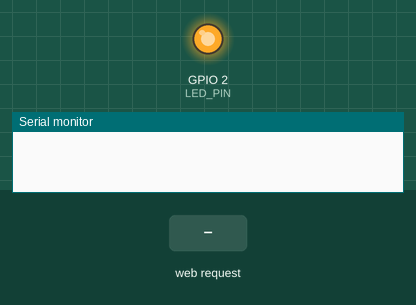
This sketch was run on a simulated ESP32. On the bench: output pins drawn as LEDs (lit = HIGH), the last lines printed to the serial monitor. Inputs (shaded band) come from the test bench. WiFi joins after 1.5 s; servers stay silent unless stated; uploads are accepted with an empty reply; EEPROM starts erased.

Above: at 4.3 s.
4.4 s: HTTP request GET /?fade received
At 5.46 s:
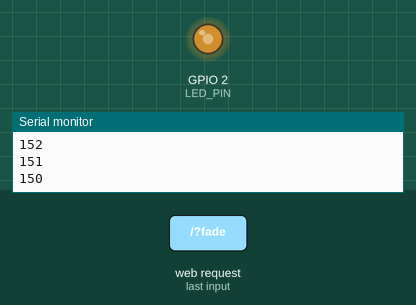
At 7.2 s:
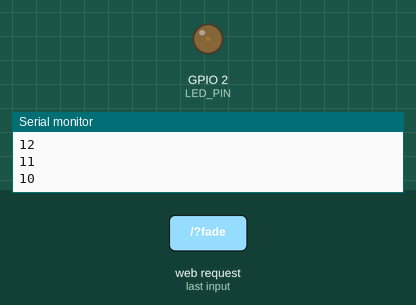
7.4 s: HTTP request GET /?rise received
At 8.1 s:
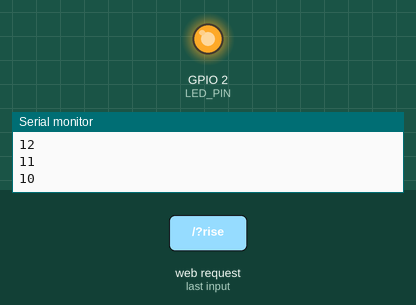
Timing chart, 0 to 10.4 s (numbered marks = the images above; inputs shaded):
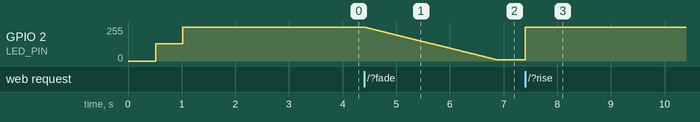

The sketch:

esp32LedDimmer.ino
```cpp
// WIFI LED-dimmer on ESP32 with smooth starting, fading, rising, stoping, http remote via GET, bluetooth remote(fade, rise), OTA update from remote server.
// Set ssid and password for WIFI connection to AP, host and bin strings for OTA, ESP_BT.begin("ESP32") for visible bluetooth name.
// Development by vansatchen.

#include <WiFi.h>
#include <Update.h>
#include <EEPROM.h>
//#include "BluetoothSerial.h"
#include "auth.h"

#define FW_VERSION 1002

//BluetoothSerial ESP_BT;

// For OTA update
long contentLength = 0;
bool isValidContentType = false;
String host = "192.168.1.159";
#define port 80
#define phpfile "/UpgradeFW/update.php"
#define bin "esp32LedDimmer.bin"

// Utility to extract header value from headers
String getHeaderValue(String header, String headerName) {
  return header.substring(strlen(headerName.c_str()));
}

WiFiServer server(port);
WiFiClient client;

String header;  // Variable to store the HTTP request

// For ledPWM
#define LEDC_CHANNEL_0     0
#define LEDC_TIMER_13_BIT  13
#define LEDC_BASE_FREQ     5000
#define LED_PIN            2
#define EEPROM_SIZE 1
int ledState = 255;
#define brightness         0
#define fadeState          10

//String incoming;  // BT variable

void ledcAnalogWrite(uint8_t channel, uint32_t value, uint32_t valueMax = 255) {
  uint32_t duty = (8191 / valueMax) * min(value, valueMax);  // calculate duty, 8191 from 2 ^ 13 - 1
  ledcWrite(channel, duty);  // write duty to LEDC
}

// Domoticz
String domoserver = "192.168.1.44";
#define domoport 8080

void setup() {
  EEPROM.begin(EEPROM_SIZE);
  ledState = EEPROM.read(0);

  // set the LED to the last stored state
  ledcSetup(LEDC_CHANNEL_0, LEDC_BASE_FREQ, LEDC_TIMER_13_BIT);
  ledcAttachPin(LED_PIN, LEDC_CHANNEL_0);

  // smooth start
  for(int rise=0; rise <= ledState; rise++){
    ledcAnalogWrite(LEDC_CHANNEL_0, rise);
    delay(4);
  }

  // Connect to Wi-Fi network with SSID and password
  WiFi.begin(ssid, password);
  while (WiFi.status() != WL_CONNECTED) {
    delay(500);
  }

  server.begin();

//  ESP_BT.begin("uguLed1");  // BT

  execOTA();  // Execute OTA Update

  domoUpdate(1, 14);
  domoUpdate(1, 29);
}

void loop(){
  WiFiClient client = server.available();   // Listen for incoming clients

  if (client) {                             // If a new client connects,
    String currentLine = "";                // make a String to hold incoming data from the client
    while (client.connected()) {            // loop while the client's connected
      if (client.available()) {             // if there's bytes to read from the client,
        char c = client.read();             // read a byte, then
        header += c;
        if (c == '\n') {                    // if the byte is a newline character
          // if the current line is blank, you got two newline characters in a row.
          // that's the end of the client HTTP request, so send a response:
          if (currentLine.length() == 0) {
            // HTTP headers always start with a response code (e.g. HTTP/1.1 200 OK)
            // and a content-type so the client knows what's coming, then a blank line:
            client.println("HTTP/1.1 200 OK");
            client.println("Content-type:text/html");
            client.println("Connection: close");
            client.println();

            // turns the GPIOs pwm. Use variables like off, fade, rise or pwm=N, where N: 1-255
            if (header.indexOf("GET /?off") >= 0) {
              ledcAnalogWrite(LEDC_CHANNEL_0, 0);
            }
            if (header.indexOf("GET /?fade") >= 0) {
              for (int i=ledState; i >= fadeState; i-=1){
                Serial.println(i);
                ledcAnalogWrite(LEDC_CHANNEL_0, i);
                delay(10);
              }
            }
            if (header.indexOf("GET /?rise") >= 0) {
              ledcAnalogWrite(LEDC_CHANNEL_0, ledState);
            }
            if (header.indexOf("?pwm=") >= 0) {
              header.replace("GET /?pwm=", "");
              header.replace(" HTTP/1.1", "");
              int pwmval = atoi(header.c_str());
              if (pwmval >= 255) {
                pwmval = 255;
              }
              if (pwmval <= 255 && pwmval > 0) {
                ledcAnalogWrite(LEDC_CHANNEL_0, pwmval);
                ledState = pwmval;
                EEPROM.write(0, pwmval);
                EEPROM.commit();
              }
            }

            // The HTTP response ends with another blank line
            client.println();
            break;
          } else { // if you got a newline, then clear currentLine
            currentLine = "";
          }
        } else if (c != '\r') {  // if you got anything else but a carriage return character,
          currentLine += c;      // add it to the end of the currentLine
        }
      }
    }
    header = "";  // Clear the header variable
    client.stop();  // Close the connection
  }
  // BT
/*  while(ESP_BT.available()){
    incoming = "";
    for(int i = 0; i < 4; i++) {
      incoming.concat(ESP_BT.read());
    }
    if (incoming == "10297100101"){ // fade
      for (int i=ledState; i >= fadeState; i-=1){
        ledcAnalogWrite(LEDC_CHANNEL_0, i);
        delay(10);
      }
    }
    if (incoming == "114105115101"){ // rise
      ledcAnalogWrite(LEDC_CHANNEL_0, ledState);
    }
  }*/
}

// OTA Logic
void execOTA() {
  if (client.connect(host.c_str(), port)) {
    // Connection Succeed. Fecthing the bin

    // Get the contents of the bin file
    client.print(String("GET ") + phpfile + "?file=" + bin + "&" + "FW_VERSION=" + FW_VERSION + " HTTP/1.1\r\n" +
                 "Host: " + host + "\r\n" +
                 "Cache-Control: no-cache\r\n" +
                 "Connection: close\r\n\r\n");
    unsigned long timeout = millis();
    while (client.available() == 0) {
      if (millis() - timeout > 5000) {
        client.stop();
        return;
      }
    }

    // Once the response is available, check stuff
    while (client.available()) {
      // read line till /n
      String line = client.readStringUntil('\n');
      // remove space, to check if the line is end of headers
      line.trim();

      // if the the line is empty, this is end of headers
      // break the while and feed the remaining `client` to the Update.writeStream();
      if (!line.length()) {
        //headers ended
        break; // and get the OTA started
      }

      // Check if the HTTP Response is 200 else break and Exit Update
      if (line.startsWith("HTTP/1.1")) {
        if (line.indexOf("200") < 0) {
          break;
        }
      }

      // extract headers here. Start with content length
      if (line.startsWith("Content-Length: ")) {
        contentLength = atol((getHeaderValue(line, "Content-Length: ")).c_str());
      }

      // Next, the content type
      if (line.startsWith("Content-Type: ")) {
        String contentType = getHeaderValue(line, "Content-Type: ");
        if (contentType == "application/octet-stream") {
          isValidContentType = true;
        }
      }
    }
  }

  // check contentLength and content type
  if (contentLength && isValidContentType) {
    // Check if there is enough to OTA Update
    bool canBegin = Update.begin(contentLength);

    // If yes, begin
    if (canBegin) {
      // No activity would appear on the Serial monitor
      size_t written = Update.writeStream(client);

      if (Update.end()) {
        if (Update.isFinished()) {
          ESP.restart();
        }
      }
    } else {
      // not enough space to begin OTA. Understand the partitions and space availability
      client.flush();
    }
  } else {
    client.flush();
  }
}

void domoUpdate(int dataVar, int idxVar){
  if (client.connect(domoserver.c_str(), domoport)) {
    client.print("GET /json.htm?type=command&param=udevice&idx=");
    client.print(idxVar);
    client.print("&nvalue=");
    client.print(dataVar);
    client.println(" HTTP/1.1");
    client.print("Host: ");
    client.print(domoserver);
    client.print(":");
    client.println(domoport);
    client.println("Cache-Control: no-cache");
    client.println("Connection: close");
    client.println();
  }
}
```

auth.h
```cpp
#define ssid      ""
#define password  ""
```

Measured:
- after the input at 4.4 s, GPIO 2 (LED_PIN): moves from 254/255 to 10/255 over 2.4 s, starting at once
- after the input at 7.4 s, GPIO 2 (LED_PIN): 10/255 → 254/255 at once
